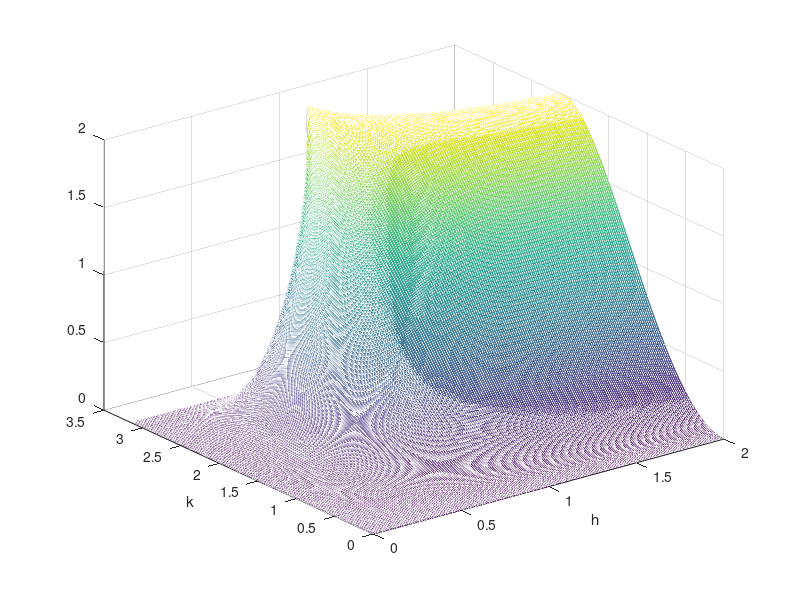

Write the MATLAB code that produced this figure.
clear;
clc;
format long
tic;

%% paramter

h = 0:0.01:2;
nh = length(h);
dk = 2*pi/1000;
k = 0:dk:pi;
nk = length(k);

Gkk = 2*(sin(k')*h).^2./(1+h.^2+2*cos(k')*h);
QV = 2*sum(Gkk).*dk;

figure
mesh(h,k,Gkk)
xlabel('h')
ylabel('k')
% plot(h,QV)

toc;